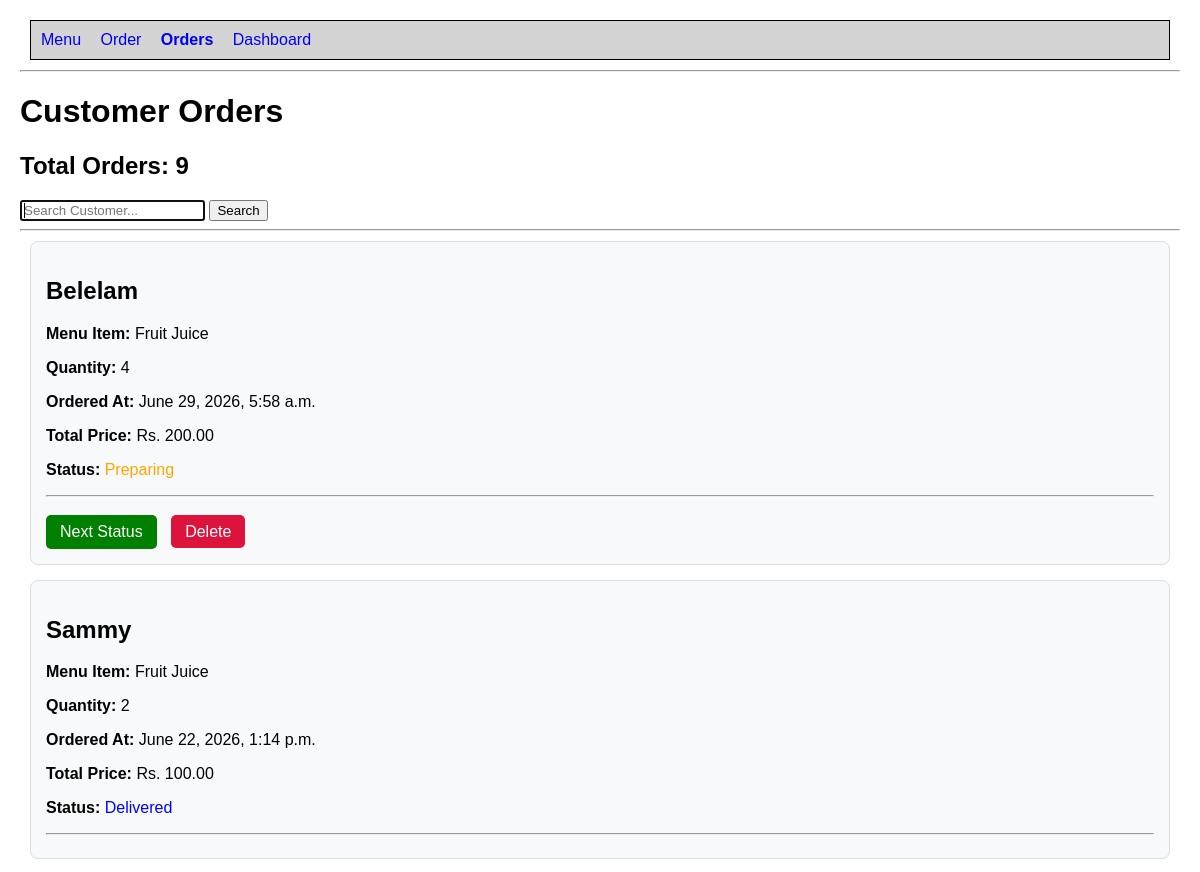
/orders/ (upper part), run on an earlier commit of the app's database.
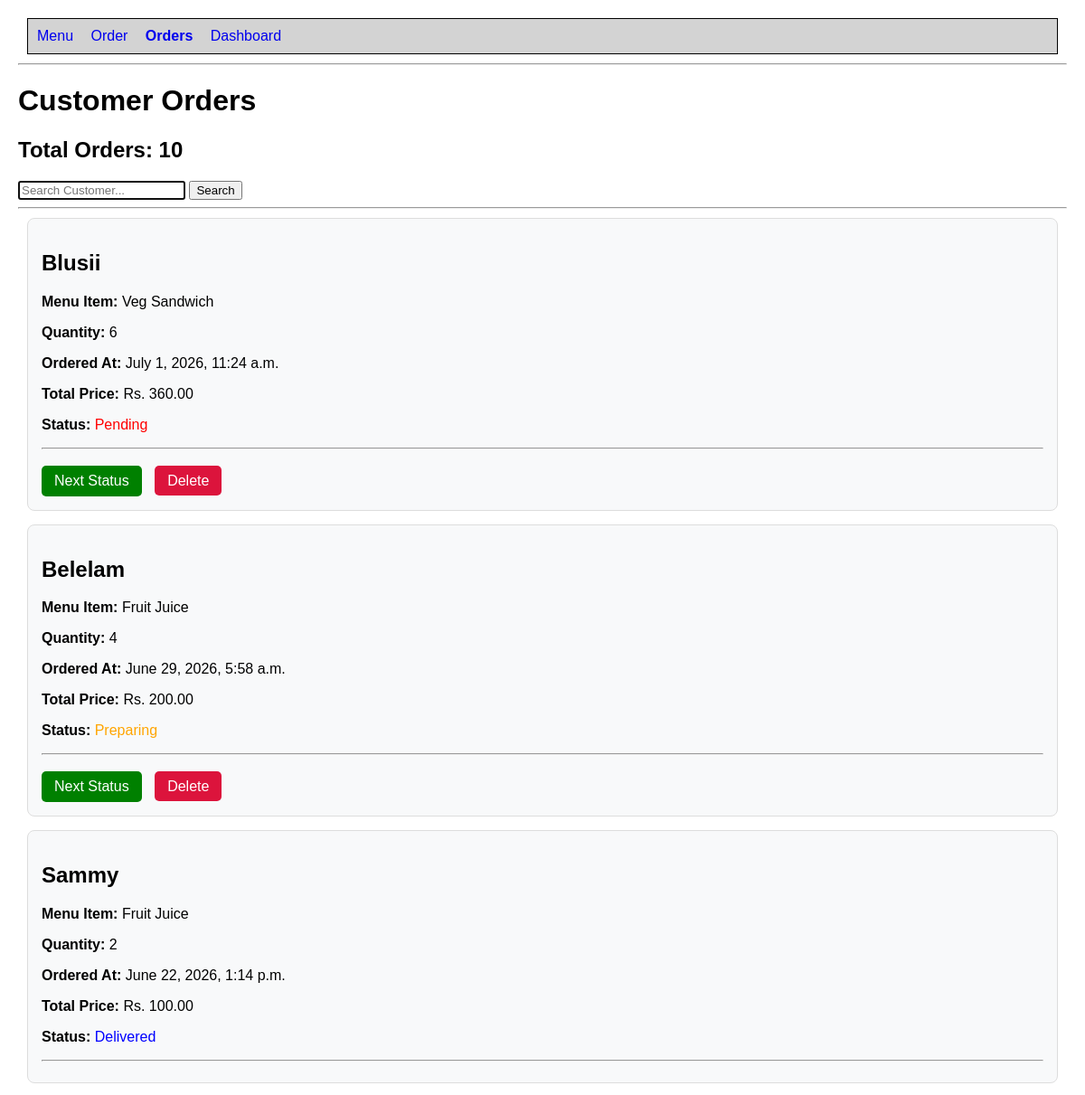
And on a later commit of the database.
### cafe/models.py (models this page shows, shortened)
class Order(models.Model):
    customer_name = models.CharField(max_length=100)
    menu_item = models.ForeignKey(MenuItem, on_delete=models.CASCADE)
    quantity = models.PositiveIntegerField(default=1)
    STATUS_CHOICES = [
        ('Pending', 'Pending'),
        ('Preparing', 'Preparing'),
        ('Ready', 'Ready'),
        ('Delivered', 'Delivered'),
    ]
    status = models.CharField(
        max_length=20,
        choices=STATUS_CHOICES,
        default='Pending'
    )
    created_at = models.DateTimeField(auto_now_add=True)
    def total_price(self):
        return self.menu_item.price * self.quantity

class MenuItem(models.Model):
    name = models.CharField(max_length=100)
    description = models.TextField()
    price = models.DecimalField(max_digits=8, decimal_places=2)
    available = models.BooleanField(default=True)
    category = models.ForeignKey(
        Category,
        on_delete = models.CASCADE,
        null = True,
        blank = True
    )
    def __str__(self):
        return self.name

### cafe/views.py (the view)
# urls.py: path('orders/', views.order_list, name ='orders'),
def order_list(request) :
    orders = Order.objects.order_by('created_at')
    orders = Order.objects.all()
    search_query = request.GET.get('search')
    orders = Order.objects.all().order_by('-id')
    if search_query:
        orders = orders.filter(customer_name__icontains=search_query)
    status = request.GET.get('status')
    if status:
        orders = orders.filter(status=status)
    return render(
        request,
        'cafe/order_list.html',
        {'orders' : orders}
    )

### cafe/templates/cafe/order_list.html
{% extends 'cafe/base.html' %}
{% block content %}
<h1>Customer Orders</h1>
    <h2>Total Orders: {{ orders|length }}</h2>
    <form method="GET">
        <input type="text" name="search" placeholder="Search Customer..." value="{{ search_query }}" autofocus>
        <button type="submit">Search</button>
    </form>
    <hr>
    {% if orders %}
        {% for order in orders %}
            <div class="order-card">
                <h2>{{ order.customer_name }}</h2>
                <p><strong>Menu Item:</strong> {{ order.menu_item }}</p>
                <p><strong>Quantity:</strong> {{ order.quantity }}</p>
                <p><strong>Ordered At:</strong> {{ order.created_at }}</p>
                <p><strong>Total Price:</strong> Rs. {{ order.total_price }}</p>
                <p><strong>Status:</strong>
                    {% if order.status == "Pending" %}
                        <span style="color:red;">Pending</span>
                    {% elif order.status == "Preparing" %}
                        <span style="color:orange;">Preparing</span>
                    {% elif order.status == "Ready" %}
                        <span style="color:green;">Ready</span>
                    {% else %}
                        <span style="color:blue;">Delivered</span>
                    {% endif %}
                </p>
                <hr>
                {% if order.status != "Delivered" %}
                    <a href="{% url 'next_status' order.id %}" class="btn-next"
                        onclick="return confirm('Are you sure you want to update the order status?');">
                        Next Status
                    </a>
                    <a href="{% url 'delete_order' order.id %}" class="btn-delete"
                        onclick="return confirm('Are you sure you want to delete this order?');">
                        Delete
                    </a>
                {% endif %}
            </div>
        {% endfor %}
    {% else %}
         <h3>No orders found!</h3>
    {% endif %}
{% endblock %}

What changed in the data, as far as the page shows it:
added Order: customer_name "Blusii", menu_item "Veg Sandwich", quantity "6", created_at "July 1, 2026, 11:24 a.m.", total_price "360.00", status "Pending"
Also different on the page:
{{ orders|length }}: "9" → "10"
